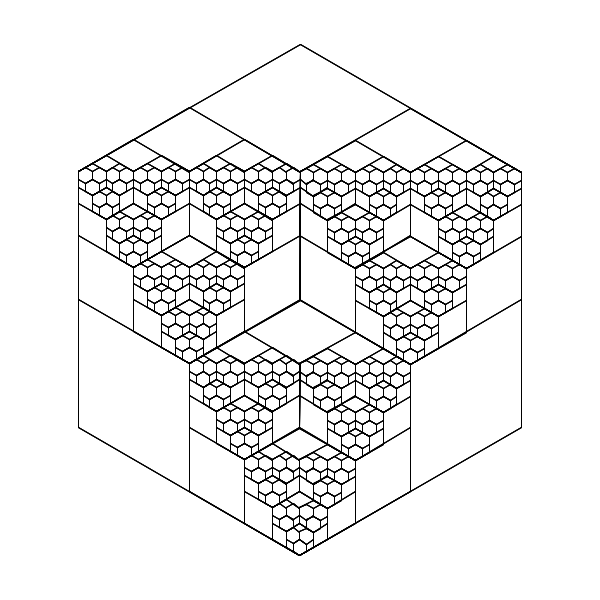
Frame 1 (no input)
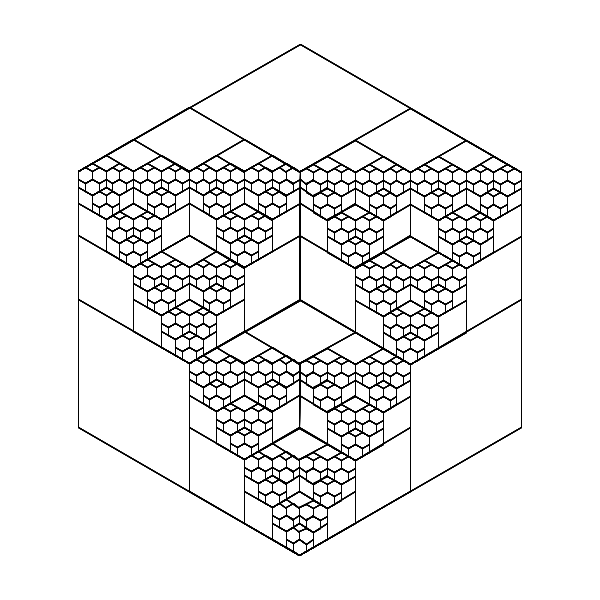
Frame 2 (the mouse pressed at the canvas centre, redrawn once)

The Processing sketch that drew these frames (run headless with seeded random() and noise(); the mouse was pressed at the canvas centre and the sketch redrawn once):

// Processing sketch: processing_148783
// ── processing_148783.pde

//This sketch display a custom fractal made of intricated hexagons

float r=512;  //length of the first iteration hexagon's radius
int cpt=0;  //used to display in the console the number of calls to the recursive function that draws the fractal

void setup()
{
  size(600, 600);
  background(255);
  noFill();
  noLoop();
}

void draw()
{
  translate(width/2, height/2);  //move the origin of next drawing to the center of the window
  rotate(PI/2);
  fractal(r);  //call to the recursive function
  //println(cpt);
  //save("fractal.png");  //uncomment it if you want to save the picture to your computer
}

void fractal(float radius)
{
  radius=radius/2;  //at each iteration the hexagons are 2 times smaller

  if (radius>=8)  //the function is called until the hexagons radius is equal to 8 pixel
  {
    cpt++;  //increment the "call counter"

    pushMatrix();  //draws the right hexagon
    Hexagon(0, 0, radius, 0, 1);
    translate(radius/2, 0);
    fractal(radius);
    popMatrix();

    pushMatrix();  //draws the top left hexagon
    Hexagon(0, 0, radius, 0, 1);
    translate(-radius/4, -radius*cos(radians(30))/2);
    fractal(radius);
    popMatrix();

    pushMatrix();  //draws the bottom left hexagon
    Hexagon(0, 0, radius, 0, 1);
    translate(-radius/4, radius*cos(radians(30))/2);
    fractal(radius);
    popMatrix();
  }
}

void Hexagon(int posX, int posY, float radius, int strokecolor, int strokeweight)  //function that draws an hexagon
{
  float x, y;

  strokeWeight(strokeweight);
  stroke(strokecolor);

  beginShape();

  for (int i=0;i<6;i++)
  {
    x=cos(radians(60*i))*radius+posX;
    y=sin(radians(60*i))*radius+posY;
    vertex(x, y);
  }

  endShape(CLOSE);
}
